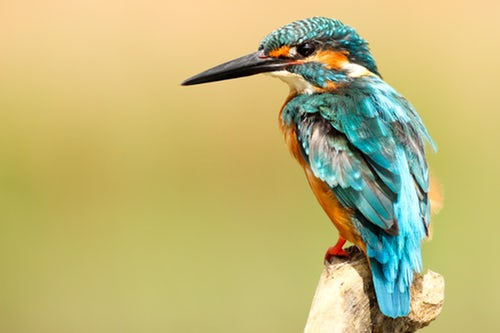
#> input picture Assignment-1/Assignment 1 Input Images/Question 1/2.jpeg, 500 x 333 px, found by its file name
$ jupyter execute 'Harris Corner Detection.ipynb'
#> lines starting #> are read from the running program, lines starting #| are printed output that depends on the picture
### import toolkit

[cell 1]
import os
import matplotlib.image as mpimg
import matplotlib.pyplot as plt
import numpy as np
import cv2

### convolution helper functions

[cell 2]
def get_kernel_type(kernel):
    # Assumption: kernel shape (hw, kw) => 1d or 2d (single channel)
    hk, wk = kernel.shape
    kernel_type=None

    if hk==1:
        kernel_type='1d-horizontal'
    elif wk==1:
        kernel_type='1d-vertical'
    else:
        kernel_type='2d'

    return kernel_type

[cell 3]
def get_pads(kernel_type, pad):
    # Assumption pad is integer val or (ph, pw) type tuple for 2d conv
    pad_h = None
    pad_w = None

    if kernel_type=='1d-horizontal':
        if type(pad)==int:
            pad_h = 0
            pad_w = pad

    elif kernel_type=='1d-vertical':
        if type(pad)==int:
            pad_h = pad
            pad_w = 0

    elif kernel_type=='2d':
        if type(pad)==int:
            pad_h = pad
            pad_w = pad
        elif type(pad)==tuple and len(pad)==2:
            pad_h, pad_w = pad

    return pad_h, pad_w


def pad_image(image, pads):
    hi, wi = image.shape
    pad_h, pad_w = pads

    padded_image_shape = (hi+2*pad_h, wi+2*pad_w)
    padded_image = np.zeros(padded_image_shape)
    padded_image[pad_h:pad_h+hi, pad_w:pad_w+wi] = image

    return padded_image

[cell 4]
def get_strides(kernel_type, stride):
    # Assumption stride is integer val or (sh, sw) type tuple for 2d conv
    stride_h = None
    stride_w = None

    if kernel_type=='1d-horizontal':
        if type(stride)==int:
            stride_h = 1
            stride_w = stride

    elif kernel_type=='1d-vertical':
        if type(stride)==int:
            stride_h = stride
            stride_w = 1

    elif kernel_type=='2d':
        if type(stride)==int:
            stride_h = stride
            stride_w = stride
        elif type(stride)==tuple and len(stride)==2:
            stride_h, stride_w = stride

    return stride_h, stride_w


def apply_conv(padded_image, kernel, strides):
    hk, wk = kernel.shape
    stride_h, stride_w = strides
    output = []

    for i in range(0, padded_image.shape[0]-hk+1, stride_h):
        out = []
        for j in range(0, padded_image.shape[1]-wk+1, stride_w):
            filter_shaped_slice = padded_image[i:i+hk, j:j+wk]
            val = np.sum(filter_shaped_slice * kernel)
            out.append(val)
        output.append(out)

    output = np.array(output)
    return output

[cell 5]
def conv(image, kernel, pad=0, stride=1):
    kernel_type = get_kernel_type(kernel)

    pads = get_pads(kernel_type, pad)
    padded_image = pad_image(image, pads)

    strides = get_strides(kernel_type, stride)
    output = apply_conv(padded_image, kernel, strides)

    return output

### Read sample image

[cell 6]
DATASET_DIR_PATH = "Assignment 1 Input Images\Question 1"
SAMPLE_IMAGE_RELATIVE_PATH = "2.jpeg"

[cell 7]
sample_image_path = os.path.join(DATASET_DIR_PATH, SAMPLE_IMAGE_RELATIVE_PATH)
image = mpimg.imread(sample_image_path)
#> image is the input picture: shape (333, 500, 3); mean R, G, B 191.9, 182.1, 118.4
print(type(image))
#| <class 'numpy.ndarray'>

[cell 8]
print(image.shape)
#| (333, 500, 3)

[cell 9]
plt.imshow(image)
plt.title("Original Image")
plt.show()

# 1. Convert image to grayscale
* Grayscale is single channel scale which contains only intensity information.
* Harris corner detection only requires Intensity information.

* Issues with RGB:
    * Since, RGB channels contains color intensities. This additional information is irrelevant.
    * and might add color sensitivity to the algorithm making it inaccurate.
    * Since, grayscale is color-invariant, therefore it is more robust.
    * Also, rgb channels will require equal computations per channel which implies more complexity for algorithm.

[cell 10]
"""
grayscale pixel is weighted sum of R,G,B pixels
Grayscale_pixel = w_R * c_R + w_G * c_G + w_B * c_B

https://docs.opencv.org/3.4/de/d25/imgproc_color_conversions.html
OpenCV's conversion formula:
RGB[A] to Gray : Y ← 0.299*R + 0.587*G + 0.114*B
"""

def to_grayscale(image):
    # ASSUMPTION: input image format is RGB[A] or grayscale

    # if image.shape shape tuple has 3rd value
    # then it has more than 1 channel
    image_channels = 1
    if len(image.shape) > 2:
        image_channels = image.shape[2]
#> image_channels = 3

    # single channel implies already grayscaled image
    if image_channels==1:
        # convert image shape from (h, w, 1) to (h, w)
        if len(image.shape) > 2:
            image = np.squeeze(image, axis=-1)
        return image

    # 4 channels imply alpha channel, so we can ignore it
    if image_channels==4:
        image = image[:, :, :-1]
        image_channels -= 1

    # now we are left with RGB image
    RGB_weights = np.array([[0.299], [0.587], [0.114]])
    gray_image = image @ RGB_weights
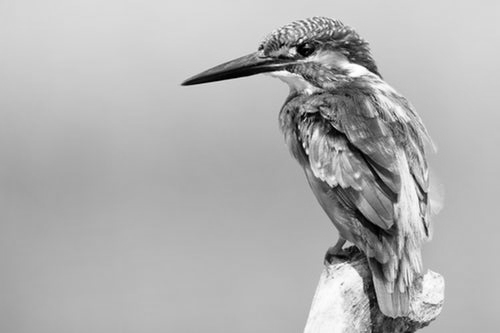
#> gray_image: shape (333, 500, 1) float64; min 0, max 255, mean 177.8
    return np.squeeze(gray_image, axis=-1)

[cell 11]
gray_image = to_grayscale(image)
print(gray_image.shape)
#| (333, 500)
plt.imshow(gray_image, cmap='gray')
plt.title("Grayscale Image")
plt.show()

# 2. Intensity Partial Derivative Calculation
* x gradient filter = [-1, 0, 1]
* y gradient filter is transpose of x gradient filter
* convolution of image with respective filters gives gradients along respective axis.

[cell 12]
def image_partial_derivatives(image):
    y_gradient_filter = np.array([[-1], [0], [1]])
    x_gradient_filter = y_gradient_filter.T

    image_x_derivative = conv(image, x_gradient_filter, pad=1, stride=1)
#> after the loop in apply_conv, `for i in range(0, padded_image.shape[0]-hk+1, stride_h):`: output = 333 items
    image_y_derivative = conv(image, y_gradient_filter, pad=1, stride=1)

    return image_x_derivative, image_y_derivative

[cell 13]
Ix, Iy = image_partial_derivatives(gray_image)

fig, ax = plt.subplots(1, 2)
# fig.suptitle("Image Partial Derivatives")
ax[0].set_title("Ix")
ax[0].imshow(Ix, cmap='gray')
ax[1].set_title("Iy")
ax[1].imshow(Iy, cmap='gray')
plt.show()

# 3. harris corner detection

[cell 14]
def get_harris_response_matrix(Ix, Iy, num_patch_neighbours, k=0.04):
    # element-wise multiplication of Ix and Iy
#> called with num_patch_neighbours = (1, 1), k = 0.04
    Ixx = np.square(Ix)
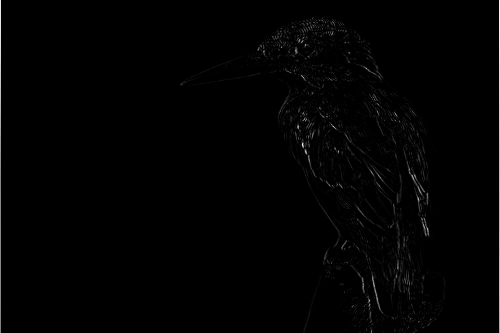
#> Ixx: shape (333, 500) float64; min 0, max 49914.7, mean 436.2; drawn with min black and max white
    Iyy = np.square(Iy)
    Ixy = Ix * Iy
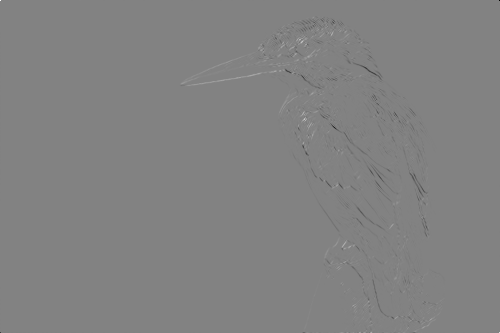
#> Ixy: shape (333, 500) float64; min -47124.2, max 45133.1, mean -56.5; drawn with min black and max white

    # sum kernel's convolution sums all values overlapping with kernel
    u, v = num_patch_neighbours
    sum_kernel = np.ones((2*u + 1, 2*v + 1))
    same_pad = ((sum_kernel.shape[0]-1)//2, (sum_kernel.shape[1]-1)//2)

    # sum of square intensity gradients for defining structure matrix
    Sxx = conv(Ixx, sum_kernel, pad=same_pad, stride=1)
    Sxy = conv(Ixy, sum_kernel, pad=same_pad, stride=1)
    Syy = conv(Iyy, sum_kernel, pad=same_pad, stride=1)
#> in apply_conv (call 5), `output = np.array(output)`:
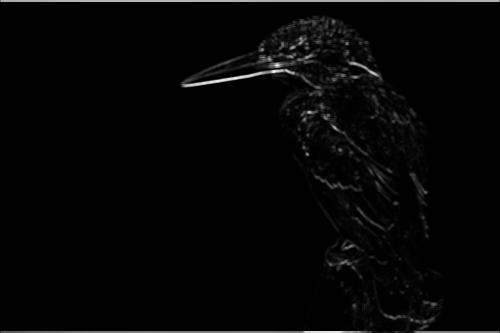
#> output: shape (333, 500) float64; min 0, max 204514.1, mean 4082.2; drawn with min black and max white

    # M = [
    #     [Sxx, Sxy],
    #     [Sxy, Syy]
    # ]
    # response = determinant(M) - k * trace(M)
    response = (Sxx * Syy - np.square(Sxy)) - k * np.square(Sxx + Syy)
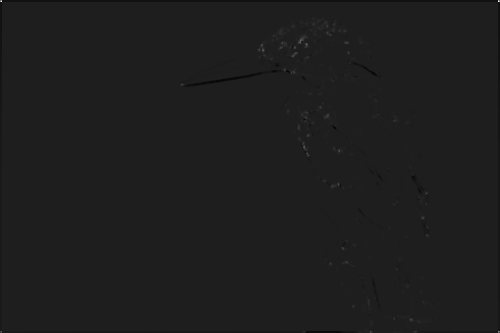
#> response: shape (333, 500) float64; min -1.96e+09, max 1.46e+10, mean -3243798.4; drawn with min black and max white
    return response

[cell 15]
NUM_PATCH_NEIGHBOURS_HARRIS = (1, 1)
K = 0.04
response = get_harris_response_matrix(Ix, Iy, NUM_PATCH_NEIGHBOURS_HARRIS, K)

[cell 16]
plt.imshow(response, cmap='gray')
plt.title("Harris Response Matrix")
plt.show()

[cell 17]
min_max_norm_response = (response - response.min()) / (response.max() - response.min())
plt.imshow(min_max_norm_response, cmap='gray')
plt.title("Harris Response Matrix (Normalized)")
plt.show()

[cell 18]
min_max_norm_response.max(), min_max_norm_response.min()
#> Out = (1, 0)

[cell 19]
THRESHOLD = 0.13
filtered_response = min_max_norm_response * (min_max_norm_response > THRESHOLD)

plt.imshow(filtered_response, cmap='gray')
plt.title("Harris Response Matrix (Filtered)")
plt.show()

[cell 20]
def non_max_suppression(filtered_response_matrix, num_patch_neighbours):
    # get coords of corners filtered by harris response and threshold
#> called with num_patch_neighbours = (2, 2)
    x_cords, y_cords = np.nonzero(filtered_response_matrix)
#> x_cords = 2277 values from 0 to 332; y_cords = 2277 values, max 499 at index 3, min 0 at index 0, mean 328.5
    proposed_corners = [[filtered_response[x, y], x, y, False] for x, y in zip(x_cords, y_cords)]
#> proposed_corners = 2277 items, first 6: [0.41, 0, 0, False], [0.614, 0, 1, False], [0.656, 0, 498, False], [0.436, 0, 499, False], [0.613, 1, 0, False], [0.932, 1, 1, False]

    # window for considering non-max-suppression is 2*p+1, 2*q+1
    p, q = num_patch_neighbours
    # sort all corners based on decreasing response value
    sorted_proposed_corners = sorted(proposed_corners, reverse=True)
#> sorted_proposed_corners = 2277 items, first 6: [1, 1, 498, False], [0.932, 1, 1, False], [0.656, 1, 499, False], [0.656, 0, 498, False], [0.614, 0, 1, False], [0.613, 1, 0, False]

    # take strongest corner
    for i in range(len(sorted_proposed_corners)):
        stronger_corner = sorted_proposed_corners[i]
        if stronger_corner[3]==True:
            continue

        # take weaker corner
        for j in range(i+1, len(sorted_proposed_corners)):
            weaker_corner = sorted_proposed_corners[j]
            if weaker_corner[3]==True:
                continue

            # if weaker corner is in neighbourhood window of stronger corner
            # then remove it
            if abs(weaker_corner[1] - stronger_corner[1]) <= p and abs(weaker_corner[2] - stronger_corner[2]) <= q:
                sorted_proposed_corners[j][3] = True
#> this loop made 2277 passes
#> after the loop, sorted_proposed_corners = 2277 items, first 6: [1, 1, 498, False], [0.932, 1, 1, False], [0.656, 1, 499, True], [0.656, 0, 498, True], [0.614, 0, 1, True], [0.613, 1, 0, True]

    # overlay is binary valued image to show all corners
    non_max_suppression_overlay = np.zeros(filtered_response_matrix.shape)
    non_max_suppression_corners = [(x, y) for _, x, y, s in sorted_proposed_corners if s==False]
#> non_max_suppression_corners = 343 pairs, first value 1 to 331, second value 1 to 498

    for x, y in non_max_suppression_corners:
        non_max_suppression_overlay[x, y] = 1
#> this loop made 343 passes
#> (x, y) on passes 1 to 3: (1, 498), (1, 1), (331, 498)
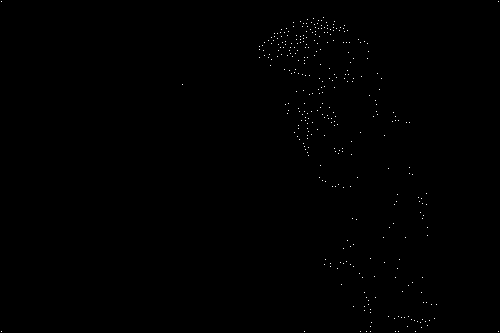
#> non_max_suppression_overlay: shape (333, 500) float64; values 0 (black) and 1 (white), 0.21% white in thin lines or dots

    return non_max_suppression_overlay, non_max_suppression_corners

[cell 21]
NUM_PATCH_NEIGHBOURS_NMS = (2, 2)
non_max_suppression_overlay, non_max_suppression_corners = non_max_suppression(filtered_response, NUM_PATCH_NEIGHBOURS_NMS)

[cell 22]
plt.imshow(non_max_suppression_overlay, cmap='gray')
plt.title("Non-Max Suppression Overlay")
plt.show()

[cell 23]
# plt.imshow(1*non_max_suppression_overlay + 0.002 * gray_image, cmap='gray')
plt.imshow(gray_image, cmap='gray')
for x, y in non_max_suppression_corners:
    plt.plot(y, x, 'ro', markersize=1)
plt.title("Corners Detected")
plt.show()
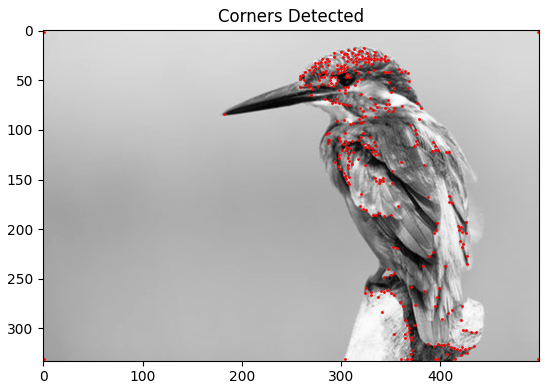
#> figure drawn by matplotlib, 1 panel

[cell 24]
non_max_suppression_overlay.shape
#> Out = (333, 500)

[cell 25]
# plot all corners on original image
plt.imshow(image)
for x, y in non_max_suppression_corners:
    plt.plot(y, x, 'ro', markersize=1)
plt.title("Corners Detected")
plt.show()
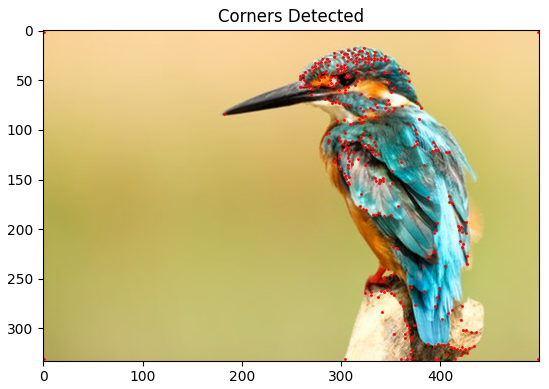
#> figure drawn by matplotlib, 1 panel

## comparison to opencv

[cell 26]
dst = cv2.cornerHarris(np.float32(gray_image), 2*NUM_PATCH_NEIGHBOURS_HARRIS[0]+1, 3, K)
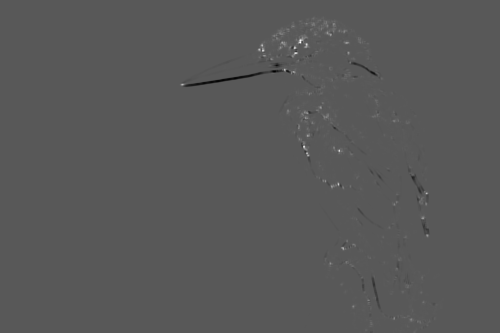
#> dst: shape (333, 500) float32; min -18986662, max 35575128, mean 16954.1; drawn with min black and max white

dst = (dst - dst.min()) / (dst.max() - dst.min())
dst = dst * (dst > 0.39)

# plot all corners on original image
plt.imshow(image)
x_cords, y_cords = np.nonzero(dst)
#> x_cords = 1142 values from 17 to 332; y_cords = 1142 values, max 428 at index 1012, min 180 at index 605, mean 323.1
for x, y in zip(x_cords, y_cords):
    plt.plot(y, x, 'ro', markersize=1)
#> this loop made 1142 passes
#> (x, y) on passes 1 to 3: (17, 313), (18, 312), (18, 313)
plt.show()
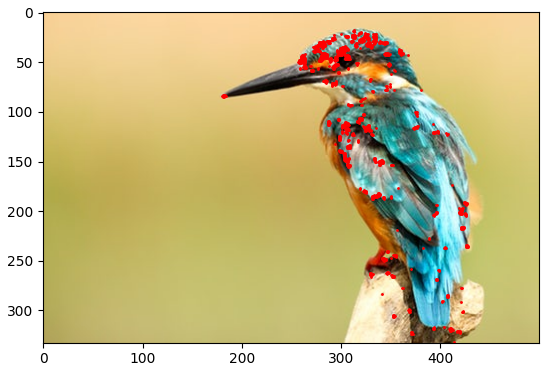
#> figure drawn by matplotlib, 1 panel

$ run again, with Assignment-1/Assignment 1 Input Images/Question 1/10.jpg copied over Assignment-1/Assignment 1 Input Images/Question 1/2.jpeg
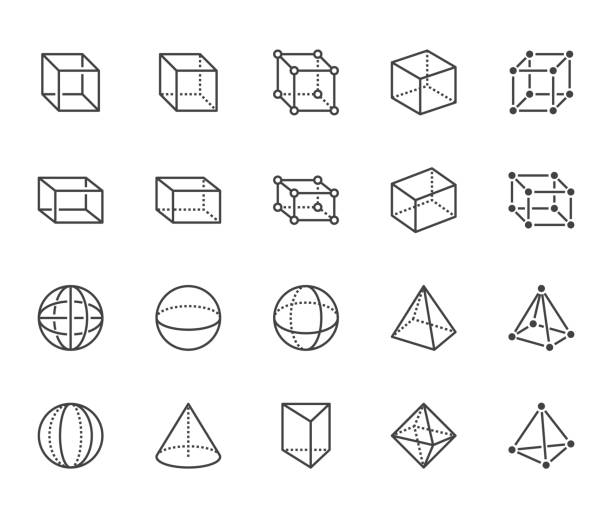
#> input picture Assignment-1/Assignment 1 Input Images/Question 1/10.jpg, 612 x 518 px, found by its file name
#> image is the input picture: shape (518, 612); min 34, max 255, mean 244.6
#| <class 'numpy.ndarray'>
#| (518, 612)
#| (518, 612)
#> after the loop in apply_conv, `for i in range(0, padded_image.shape[0]-hk+1, stride_h):`: output = 518 items
#> padded_image: shape (520, 612) float64
#> padded_image: shape (520, 614) float64
#> `min_max_norm_response.max(), min_max_norm_response.min()`: Out = (1, 0)
#> in non_max_suppression, `x_cords, y_cords = np.nonzero(filtered_response_matrix)`: x_cords = 11071 values from 0 to 517; y_cords = 11071 values, max 611 at index 3, min 0 at index 0, mean 325
#> proposed_corners = 11071 items, first 6: [0.435, 0, 0, False], [0.656, 0, 1, False], [0.656, 0, 610, False], [0.435, 0, 611, False], [0.656, 1, 0, False], [1, 1, 1, False]
#> sorted_proposed_corners = 11071 items, first 6: [1, 516, 610, False], [1, 516, 1, False], [1, 1, 610, False], [1, 1, 1, False], [0.898, 427, 50, False], [0.838, 61, 200, False]
#> the loop in non_max_suppression, `for i in range(len(sorted_proposed_corners)):` made 11071 passes
#> in non_max_suppression, `non_max_suppression_corners = [(x, y) for _, x, y, s in sorted_propose..`: non_max_suppression_corners = 1082 pairs, first value 1 to 516, second value 1 to 610
#> the loop in non_max_suppression, `for x, y in non_max_suppression_corners:` made 1082 passes
#> (x, y) on passes 1 to 3: (516, 610), (516, 1), (1, 610)
#> after the loop in non_max_suppression, `for x, y in non_max_suppression_corners:`:
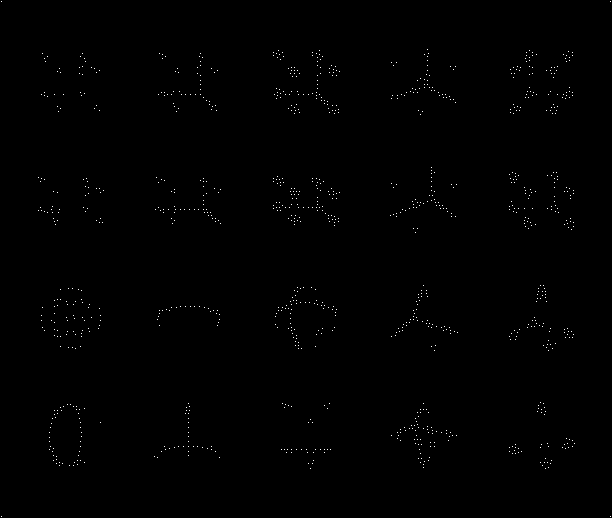
#> non_max_suppression_overlay: shape (518, 612) float64; values 0 (black) and 1 (white), 0.34% white in thin lines or dots
#> the loop `for x, y in non_max_suppression_corners:` made 1082 passes
#> `x_cords, y_cords = np.nonzero(dst)`: x_cords = 2681 values from 52 to 468; y_cords = 2681 values, max 571 at index 949, min 38 at index 726, mean 300.9
#> the loop `for x, y in zip(x_cords, y_cords):` made 2681 passes
#> (x, y) on passes 1 to 3: (52, 276), (52, 277), (52, 278)
#> `plt.show()`:
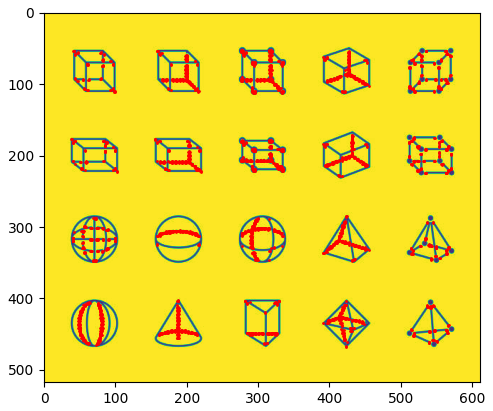
#> figure drawn by matplotlib, 1 panel
